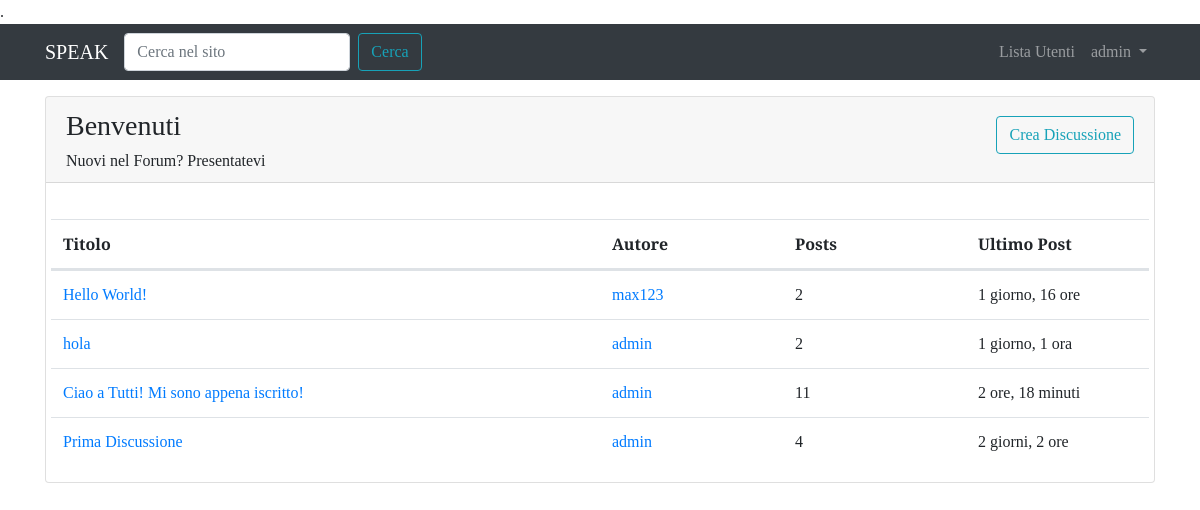
Page /forum/sezione/1/ (signed in) on the committed database.
### forum/models.py (models this page shows, shortened)
class Sezione(models.Model):
    nome_sezione = models.CharField(max_length=80)
    descrizione = models.CharField(max_length=150, blank=True, null=True) # black e null permettono di lasciare vuoto qst campo, se desiderato
    logo_sezione = models.ImageField(blank=True, null=True)
    class Meta:
        verbose_name = "Sezione"
        verbose_name_plural = "Sezioni"

class Discussione(models.Model):
    titolo = models.CharField(max_length=120)
    data_creazione = models.DateTimeField(auto_now_add=True) # data viene inserita alla creazione
    autore_discussione = models.ForeignKey(User, on_delete=models.CASCADE, related_name="discussioni")
    sezione_appartenenza = models.ForeignKey(Sezione, on_delete=models.CASCADE)
    def get_absolute_url(self):
        return reverse("visualizza_discussione", kwargs={"pk": self.pk})
    class Meta:
        verbose_name = "Discussione"
        verbose_name_plural = "Discussioni"

class Post(models.Model):
    autore_post = models.ForeignKey(User, on_delete=models.CASCADE, related_name="posts")
    contenuto = models.TextField()
    data_creazione = models.DateTimeField(auto_now_add=True)
    discussione = models.ForeignKey(Discussione, on_delete=models.CASCADE)
    class Meta:
        verbose_name = "Post"
        verbose_name_plural = "Posts"

### forum/views.py (the view)
# urls.py: path('sezione/<int:pk>/', views.visualizza_sezione, name="sezione_view"),
def visualizza_sezione(request, pk):
    sezione = get_object_or_404(Sezione, pk=pk)
    discussioni_sezione = Discussione.objects.filter(
        sezione_appartenenza=sezione).order_by("-data_creazione") # ordina le discussioni dalla più recente alla meno
    context = {"sezione": sezione, "discussioni": discussioni_sezione}
    return render(request, "forum/singola_sezione.html", context)

### forum/templates/forum/singola_sezione.html (shortened to what this page needs)
{% extends 'base.html' %}
{% block content %}
    <div class="card my-3">
        <div class="card-header d-flex align-items-end">
            <div>
                <h3>{{ sezione.nome_sezione }}</h3>
                <h6 class="card-text">{{ sezione.descrizione }}</h6>
            </div>
            <p class="ml-auto"><a class="btn btn-outline-info" href="{% url 'crea_discussione' pk=sezione.pk %}">Crea Discussione</a></p>
        </div>
        <div class="card-body pb-0">
            <table class="table mt-3">
                <thead>
                    <tr class="row">
                        <th class="col-lg-6 col-4">Titolo</th>
                        <th class="col-lg-2 col-3">Autore</th>
                        <th class="col-lg-2 col-2">Posts</th>
                        <th class="col-lg-2 col-3">Ultimo Post</th>
                    </tr>
                </thead>
                <tbody>
                    <tr class="row">
                        {% for discussione in discussioni %}
                            <td class="col-lg-6 col-4">
                                <a href="{{ discussione.get_absolute_url }}">{{ discussione.titolo }}</a>
                            </td>
                            <td class="col-lg-2 col-3">
                                <a href="{% url 'user_profile' username=discussione.autore_discussione.username %}">{{ discussione.autore_discussione }}</a>
                            </td>
                            <td class="col-lg-2 col-2">
                                {{ discussione.post_set.count }}
                            </td>
                            <td class="col-lg-2 col-3">
                                {{ discussione.post_set.last.data_creazione|timesince }}
                            </td>
                        {% empty %}
                            <p>Non ci sono ancora Discussioni!</p>
                        {% endfor %}
                    </tr>
                </tbody>
            </table>
        </div>
    </div>
{% endblock content %}

### templates/base.html (shortened to what this page needs)
{% load static %}
<!doctype html>
<html lang="it">
  <head>
    <link rel="stylesheet" href="https://cdn.jsdelivr.net/npm/bootstrap@4.6.0/dist/css/bootstrap.min.css">
    <link rel="stylesheet" href="{% static 'css/speak.css' %}">
    <link href="{% static 'fontawesome_free/css/all.min.css' %}" rel="stylesheet" type="text/css">
  </head>
  <body>
    <nav class="navbar navbar-expand-lg navbar-dark bg-dark">
        <div class="container">
            <a class="navbar-brand" href="/">SPEAK</a>
            <div class="collapse navbar-collapse" id="navbarSupportedContent">
                <form class="form-inline my-2 my-lg-0" action="{% url 'funzione_cerca' %}">
                    <input name="q" class="form-control mr-sm-2" type="search" placeholder="Cerca nel sito" aria-label="Search">
                    <button class="btn btn-outline-info my-2 my-sm-0" type="submit">Cerca</button>
                </form>
            <ul class="navbar-nav ml-auto">
                <li class="nav-item">
                <a class="nav-link" href="{% url 'user_list' %}">Lista Utenti <span class="sr-only">(current)</span></a>
                </li>
                {% if request.user.is_authenticated %}
                    <li class="nav-item dropdown">
                    <a class="nav-link dropdown-toggle" href="#" id="navbarDropdown" role="button" data-toggle="dropdown" aria-haspopup="true" aria-expanded="false">
                        {{ request.user.username }}
                    </a>
                    </li>
                {% endif %}
            </ul>
            </div>
        </div>
    </nav>
    <div class="container">
        {% block content %}
        {% endblock content %}
    </div>
  </body>
</html>

### static-storage/css/speak.css (style rules this page uses)
body { font-family: 'Slabo 27px', serif; }

### rows in the picture
Sezione: nome_sezione "Benvenuti", descrizione "Nuovi nel Forum? Presentatevi"
Discussione: titolo "Hello World!", autore_discussione "max123", post_set.count "2", post_set.last.data_creazione "1 giorno, 16 ore"
Discussione: titolo "hola", autore_discussione "admin", post_set.count "2", post_set.last.data_creazione "1 giorno, 1 ora"
Discussione: titolo "Ciao a Tutti! Mi sono appena iscritto!", autore_discussione "admin", post_set.count "11", post_set.last.data_creazione "2 ore, 18 minuti"
Discussione: titolo "Prima Discussione", autore_discussione "admin", post_set.count "4", post_set.last.data_creazione "2 giorni, 2 ore"

### other values in the picture
{{ request.user.username }} "admin"
